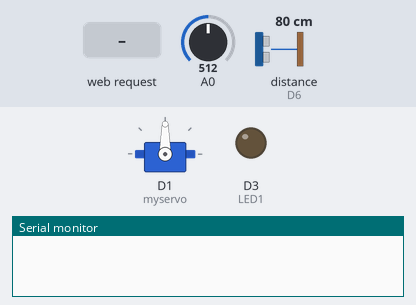
The sketch below on a simulated ESP8266 (NodeMCU). Parts: servo, output pins drawn as LEDs (lit = HIGH), the last lines printed to the serial monitor. The inputs (shaded band) are chosen by the test bench; at power-on: A0 = 512, distance to the obstacle (sensor on D6) 80 cm. The echo pulse lasts 58.3 µs per cm; pins used as bus, display or sensor lines are not drawn.

Above: at 1.8 s.
1.9 s: HTTP request GET /moveByTimer received
At 2.8 s:
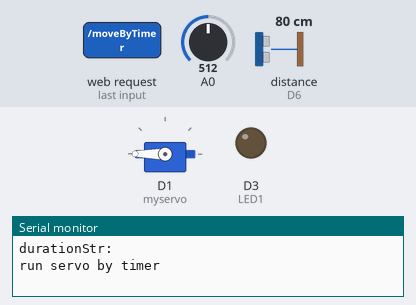
3.5 s: HTTP request GET /updateUltraSonic received
At 4.5 s:
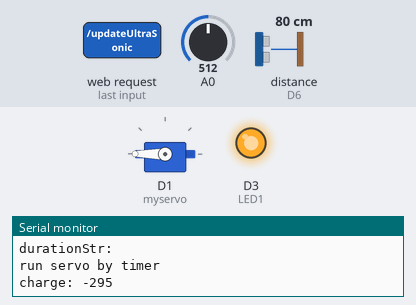
7.6 s: HTTP request GET /move received
At 13.9 s:
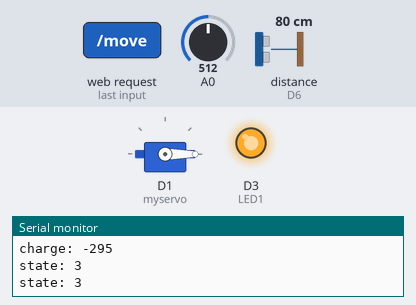
Timing chart, 0 to 15.4 s (numbered marks = the images above; inputs shaded):
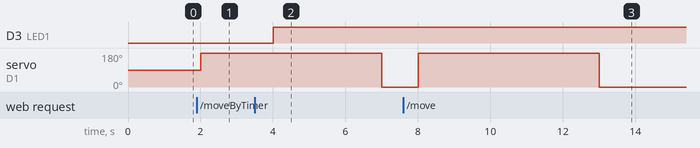

Measured:
- after the input at 1.9 s, servo on D1 (myservo): 90° → 180° after 0.10 s
- after the input at 3.5 s, D3 (LED1): LOW → HIGH after 0.51 s
- after the input at 7.6 s, servo on D1 (myservo): 0° → 180° after 0.41 s, → 0° 5.0 s later

The sketch:

petFeederAutomation.ino
```cpp
#include <ESP8266WiFi.h>
#include <ESP8266WebServer.h>
#include <Servo.h>

const char* ssid = "NodeNCU";
const char* password = "123456789";

IPAddress local_ip(192, 168, 1, 1);
IPAddress gateway(192, 168, 4, 1);
IPAddress subnet(255, 255, 255, 0);
ESP8266WebServer server(80);

Servo myservo;
#define LED1 D3
const int trigPin = D5;
const int echoPin = D6;
long duration;
int distance;
int voltage;
int charge;
int itsEmpty;
unsigned long previousMoveServoMillis = 0;
unsigned long previousMoveServoByTimerMillis = 0;
unsigned long timerDuration = 0;
int state = 0;
int isTimerOn = 0;

void handle_UpdateUltraSonic() {
  digitalWrite(trigPin, LOW);
  delayMicroseconds(2);
  digitalWrite(trigPin, HIGH);
  delayMicroseconds(10);
  digitalWrite(trigPin, LOW);
  duration = pulseIn(echoPin, HIGH);
  distance = duration * 0.034 / 2;
  charge = 100 - ((distance * 100) / 20);
  Serial.println("charge: "+String(charge));
  if (charge < 10) {
    digitalWrite(LED1, HIGH);
  }
  else {
    digitalWrite(LED1, LOW);
  }
  server.send(200, "text/html", SendHTML());
};

void setup() {
  pinMode(trigPin, OUTPUT);
  pinMode(echoPin, INPUT);
  pinMode(LED1, OUTPUT);
  myservo.attach(D1);
  Serial.begin(115200);

  WiFi.mode(WIFI_AP);
  WiFi.softAPConfig(local_ip, gateway, subnet);
  WiFi.softAP(ssid, password);

  server.on("/", handle_OnConnect);
  server.on("/move", handle_MoveServo);
  server.on("/moveByTimer", handle_MoveServoByTimer);
  server.on("/updateUltraSonic", handle_UpdateUltraSonic);

  server.begin();
}

void loop() {
  server.handleClient();
  int sensorValue = analogRead(A0);
  voltage = sensorValue / 100;

  unsigned long curMillis = millis();

  if (state == 1 && (curMillis - previousMoveServoMillis) >= 3000) {
    state = 3;
  }
  else if (state == 2 && (curMillis - previousMoveServoMillis) >= 5000) {
    state = 3;
  }
  if (state == 3) {
    Serial.println("state: "+ String(state));
    state = 0;
    myservo.write(0);
  }

  if (isTimerOn == 1 && (curMillis - previousMoveServoByTimerMillis) >= timerDuration) {
    isTimerOn = 0;
    Serial.println("run servo by timer");
    handle_MoveServo();
  }

  delay(1000);
}

void handle_OnConnect() {
  server.send(200, "text/html", SendHTML());
}

void handle_MoveServo() {
  if (state == 0) {
    myservo.write(180);
    if (voltage < 1) {
      previousMoveServoMillis = millis();
      state = 1;
    }
    else {
      previousMoveServoMillis = millis();
      state = 2;
    }
    server.send(200, "text/html", SendHTML());
  }
}

void handle_MoveServoByTimer() {

  if (server.method() == HTTP_GET) {
    String durationStr = server.arg("time");
    Serial.println("durationStr: " + durationStr);
    timerDuration = durationStr.toInt();
    timerDuration *= 1000;
    previousMoveServoByTimerMillis = millis();
    isTimerOn = 1;
    server.send(200, "text/html", SendHTML());
  }
}

String SendHTML() {
  String ptr = " \n";
  ptr += "<meta name=\"viewport\" content=\"width=device-width, initial-scale=1.0, user-scalable=no\">\n";
  ptr += "<title>pet feeder automation</title>\n";
  ptr += "<style>html { font-family: Helvetica; display: inline-block; margin: 0px auto; text-align: center;}\n";
  ptr += "body{margin-top: 50px;} h1 {color: #444444;margin: 50px auto 30px;} h3 {color: #444444;margin-bottom: 50px;}\n";
  ptr += ".button {display: block;width: 80px;background-color: #1abc9c;border: none;color: white;padding: 13px 30px;text-decoration: none;font-size: 25px;margin: 0px auto 35px;cursor: pointer;border-radius: 4px;}\n";
  ptr += "p {font-size: 14px;color: #888;margin-bottom: 10px;}\n";
  ptr += "</style>\n";
  ptr += "\n";
  ptr += "\n";
  ptr += "<h3>pet feeder automation</h3>\n";
  ptr += "<p>Charge level: " + String(charge) + "</p>\n";
  ptr += "<a class=\"button\" href=\"/updateUltraSonic\">Update Charge Level</a>\n";
  ptr += "<a class=\"button\" href=\"/move\">ROTATE</a>\n";
  ptr += "\n";
  ptr += "\n";
  ptr += "<form method=\"get\" action=\"/moveByTimer\">";
  ptr += "<label for=\"time\">Enter time in seconds:</label>";
  ptr += "<br><br>\n";
  ptr += "<input type=\"number\" id=\"time\" name=\"time\" value=\"0\" min=\"0\">";
  ptr += "<input type=\"submit\" value=\"Set Timer\">";
  ptr += "<br><br>\n";
  ptr += "</form>\n";
  return ptr;
}
```
